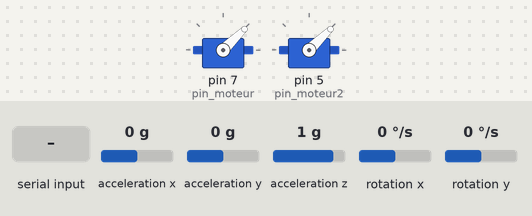
Bench run of a sketch on a simulated Arduino Uno, built with avr-gcc and run on an emulated ATmega328P. Parts: 2 × servo. Wiring (inferred from the names in the program): MPU-6050 motion sensor at I2C address 0x68. The inputs (shaded band) are chosen by the test bench; at power-on: acceleration x 0 g, acceleration y 0 g, acceleration z 1 g, rotation x 0 °/s, rotation y 0 °/s. What the sketch prints to the serial monitor is not drawn.

Above: at 1.2 s.
1.3 s: "1\n" received over Serial
At 2.2 s:
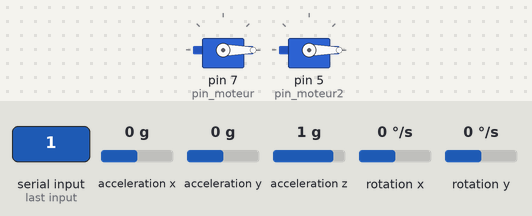
2.8 s: "0\n" received over Serial
Timing chart, 0 to 5.8 s (numbered marks = the images above; inputs shaded):
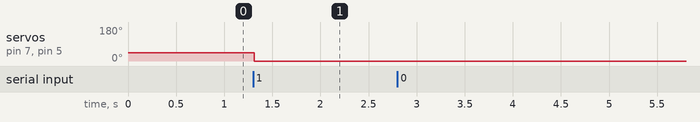

Measured:
- after the input at 1.3 s, servo on pin 7 (pin_moteur), servo on pin 5 (pin_moteur2): 44° → 0° at once
- after the input at 2.8 s, every drawn part: stays the same

The sketch:

acc_att.ino
```cpp
//Serial part
long value;
long id ;
String data = "";
bool read_serial()
{
    while (Serial.available())
    {
        char chr = Serial.read();
        if(chr == '\n')
        {
            value = data.toInt();
            id = value & 15;
            value -= id ;
            value = value >> 4 ;
            data = "";
            return true ;
        }
        else
        {
            data += chr ;
            return false ;
        }
    }

}

void write_serial(long sId, long sValue)
{
    sValue = sValue <<4 ;
    sValue += sId ;
    Serial.print(sValue);
    Serial.print("\n");
}

//Loop regualtion part
int frequence = 250 ; //(Hz)
unsigned long previoous_loop_timer =0 ;

//Motor part
#include<Servo.h>
#define pin_moteur 7
#define pin_moteur2 5
Servo moteur;
Servo moteur2 ;
int global_power = 1000 ;

//MPU6050 part
#include<Wire.h>
const int MPU=0x68;  // I2C address of the MPU-6050
#define moyenne_iteration 3
//raw data
float AcX, AcY, AcZ, GyX=0, GyY=0, GyZ=0;
float X=0, Y=0;

void read_mpu()
{
    Wire.beginTransmission(MPU);
    Wire.write(0x3B);       //Send the starting register (accelerometer)
    Wire.endTransmission();
    Wire.requestFrom(MPU, 6);
    while (Wire.available()< 6);
    AcX = Wire.read()<<8|Wire.read();
    AcY = Wire.read()<<8|Wire.read();
    AcZ = Wire.read()<<8|Wire.read();

    //Get the true raws values in g according to our setting
    AcZ /= 4096;
    AcX /= 4096;
    AcY /= 4096;
}

void set_angle()
{
    read_mpu();
    float total_vector = sqrt(AcX*AcX + AcY*AcY + AcZ*AcZ);
    AcY = asin(AcY/total_vector)*57.32;
    X = AcY ;
}


//Partie gestion global
bool affichage_X = false;
bool moyenne = false ;
bool affichage_period_loop = false ;
bool low_pass_filter = false ;
bool complementary_filter = true ;


void setup()
{
    //Phase d'Initalisation de la liaison série ainsi que des moteurs
    moteur.attach(pin_moteur);
    moteur2.attach(pin_moteur2);
    Serial.begin(9600);
    //Serial.println("-Debut du programme-");
    //Serial.print("-Initalisation moteur ");
    moteur.writeMicroseconds(1000);
    moteur2.writeMicroseconds(1000);
    //for(int i =0; i <30; i++)Serial.print(".");
    //Serial.println(".");
    //Serial.println("Les moteus sont prets-");
    //Initalisation du MPU
    // Wake up the mpu
    Wire.begin();
    Wire.beginTransmission(MPU);
    Wire.write(0x6B);
    Wire.write(0);
    Wire.endTransmission();

    //Set up the accelerometer
    //1g = 4096
    //+- 8g
    Wire.beginTransmission(MPU);
    Wire.write(0x1C);
    Wire.write(0x10);
    Wire.endTransmission();

    //Set up the gyroscope
    //1deg/s = 65.5
    //+- 500
    Wire.beginTransmission(MPU);
    Wire.write(0x1B);
    Wire.write(0X08);
    Wire.endTransmission();
    //Serial.println("-Mpu initialisé-");


}
void loop()
{
    //Si des données sont present dans le tampon
    if(Serial.available())
    {
        //Si des données sont utilisables
        if(read_serial())
        {
            if(id == 0)
            {
                //Gestion des boolean globales
                if     (value == 0)affichage_X = !affichage_X ;
                //else if(value == 1)moyenne = !moyenne ;
                else if(value == 2)affichage_period_loop = !affichage_period_loop ;
                else if(value == 3)low_pass_filter = !low_pass_filter;
                else if(value == 4)
                {
                    complementary_filter = !complementary_filter;
                    if(complementary_filter)set_angle();
                }

            }
            //Permet de controller lapuissance du des moteurs, les faires tourner ou non
            else if(id == 1)global_power = value ;

        }
    }
    //On afficher ou pas la periode de la derniere boucle
    if(affichage_period_loop)write_serial(1, micros()-previoous_loop_timer);

    //On garde une periode constante sur la lecture du MPU

    while(micros()<previoous_loop_timer + (1000000/frequence));

    previoous_loop_timer = micros();
    if(moyenne)
    {
        AcX = 0;
        AcY = 0;
        AcZ = 0 ;
        for(int i = 0; i < moyenne_iteration; i++)
        {
            Wire.beginTransmission(MPU);
            Wire.write(0x3B);       //Send the starting register (accelerometer)
            Wire.endTransmission();
            Wire.requestFrom(MPU, 6);
            while (Wire.available()< 6);
            AcX += Wire.read()<<8|Wire.read();
            AcY += Wire.read()<<8|Wire.read();
            AcZ += Wire.read()<<8|Wire.read();
        }
        //Get the true raws values in g according to our setting
        AcZ /= 4096;
        AcX /= 4096;
        AcY /= 4096;
        //On oublie pas de faire la moyenne sinon ca serait pas de chance^^
        AcZ /= moyenne_iteration;
        AcX /= moyenne_iteration;
        AcY /= moyenne_iteration;
    }
    else read_mpu();


    float total_vector = sqrt(AcX*AcX + AcY*AcY + AcZ*AcZ);
    AcX = asin(AcY/total_vector)*57.32;
    if(complementary_filter)
    {
        Wire.beginTransmission(MPU);
        Wire.write(0x43);
        Wire.endTransmission();
        Wire.requestFrom(MPU, 4);
        while(Wire.available()< 4);
        GyX = (Wire.read()<<8|Wire.read())/65.5;
        GyY = (Wire.read()<<8|Wire.read())/65.5;
        X += GyX / frequence ;
        X = X *0.996 + AcX * 0.004 ;
    }
    else X = AcX ;

    if (affichage_X)write_serial(0, (long)((90+X)*1000));
    moteur.writeMicroseconds(global_power);
    moteur2.writeMicroseconds(global_power);


}
```
